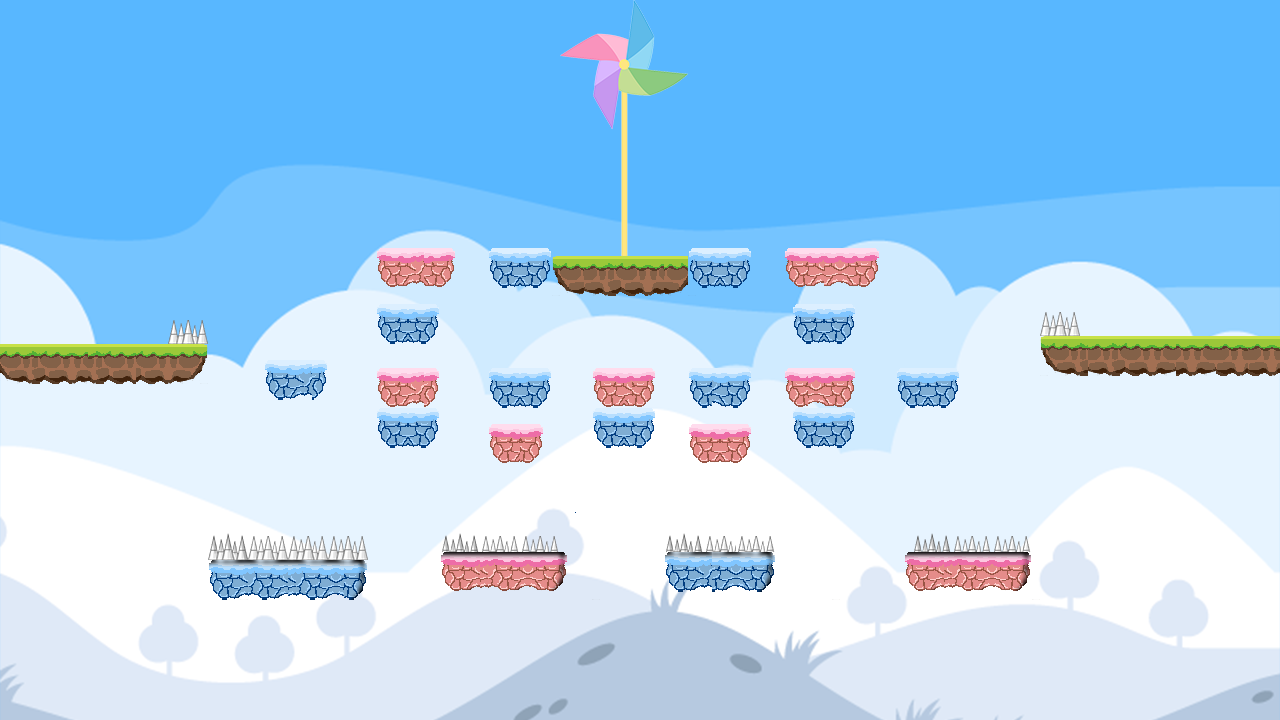

This is a level from a 2D game, rendered from its Tiled map with the project's own tilesets. A one-line summary and the map file follow, with tile-layer data summarised:
An orthogonal 160x90 tile map with 8x8 px tiles, 3 tile layers (background, graphics_level4, flag), 6 tilesets and 29 objects.

<map version="1.0" tiledversion="1.0.3" orientation="orthogonal" renderorder="right-down" width="160" height="90" tilewidth="8" tileheight="8" nextobjectid="105">
 <tileset firstgid="1" source="flag.tsx" />
 <tileset firstgid="513" source="block.tsx" />
 <tileset firstgid="3013" source="ghost.tsx" />
 <tileset firstgid="5513" source="stage4.tsx" />
 <tileset firstgid="24713" source="thorn_d.tsx" />
 <tileset firstgid="24738" source="thorn.tsx" />
 <layer name="background" width="160" height="90">
  <data>[14400 cells, 14400 non-empty, 14400 distinct tile ids]</data>
 </layer>
 <layer name="graphics_level4" width="160" height="90">
  <data>[14400 cells, 1653 non-empty, 389 distinct tile ids]</data>
 </layer>
 <layer name="flag" width="160" height="90">
  <data>[14400 cells, 618 non-empty, 530 distinct tile ids]</data>
 </layer>
 <objectgroup name="groundOb">
  <object id="41" x="2.635" y="-23" width="1294.73" height="32" />
  <object id="43" x="-22.6967" y="-21.3938" width="30.6667" height="743.333" />
  <object id="44" x="1272.09" y="8.72743" width="32.6667" height="712.667" />
  <object id="87" x="1" y="344" width="207" height="40" />
  <object id="25" x="1038.06" y="334.364" width="234.121" height="41" />
 </objectgroup>
 <objectgroup name="pinkOb">
  <object id="72" x="373" y="247" width="86" height="35" />
  <object id="73" x="785" y="249" width="95" height="38" />
  <object id="82" x="784" y="368" width="72" height="40" />
  <object id="83" x="688" y="424" width="64" height="40" />
  <object id="84" x="592" y="368" width="64" height="40" />
  <object id="85" x="488" y="424" width="56" height="40" />
  <object id="86" x="376" y="368" width="64" height="40" />
 </objectgroup>
 <objectgroup name="blueOb">
  <object id="23" x="790.182" y="406.182" width="63.4545" height="40.5909" />
  <object id="24" x="894.182" y="367.818" width="63.6364" height="40.3636" />
  <object id="34" x="689.334" y="246.667" width="60.6666" height="41.6667" />
  <object id="35" x="790.667" y="302.667" width="62.6667" height="41.6667" />
  <object id="88" x="264" y="360" width="64" height="40" />
  <object id="89" x="376" y="408" width="64" height="40" />
  <object id="90" x="488" y="368" width="64" height="40" />
  <object id="93" x="592" y="408" width="64" height="40" />
  <object id="94" x="688" y="368" width="64" height="40" />
  <object id="95" x="376" y="304" width="64" height="40" />
  <object id="97" x="488" y="248" width="64" height="40" />
 </objectgroup>
 <objectgroup name="flagOb">
  <object id="81" x="554" y="256" width="134" height="40" />
 </objectgroup>
 <objectgroup name="GameOverOb">
  <object id="42" x="-19.9105" y="712" width="1294.73" height="32" />
 </objectgroup>
 <objectgroup name="thorn">
  <object id="98" x="208.667" y="535" width="40" height="8" />
  <object id="99" x="440.667" y="532" width="40" height="8" />
  <object id="100" x="665" y="531.667" width="40" height="8" />
  <object id="101" x="908.333" y="531.667" width="42.6667" height="8" />
 </objectgroup>
</map>
